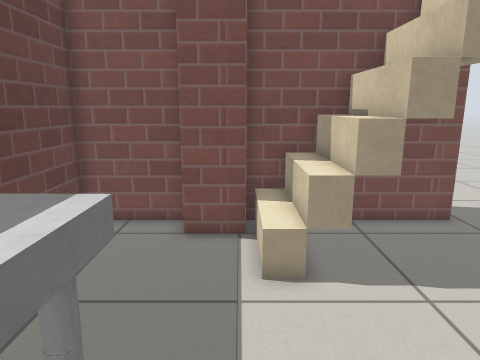
[1] (above)

17 first-person views from a walk through a world built for the Gazebo simulator. The camera is 1 m above the floor, tilts 12° down and sees 70° across. The floor is counted in squares, 0.25 m on a side. Each view is taken from the middle of a square. On the plan, view 1 faces up. The plan holds only what a view shows up to about 20 squares ahead; the rest is blank. Gazebo's built-in surfaces are drawn with simple patterns.

[2]
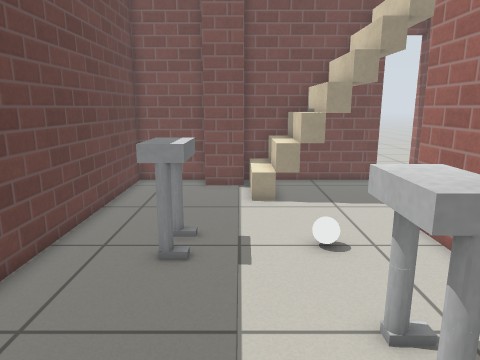

[3]
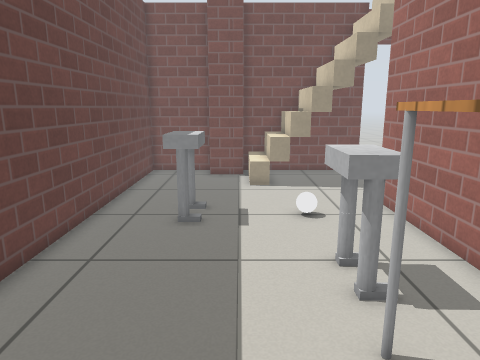

[4]
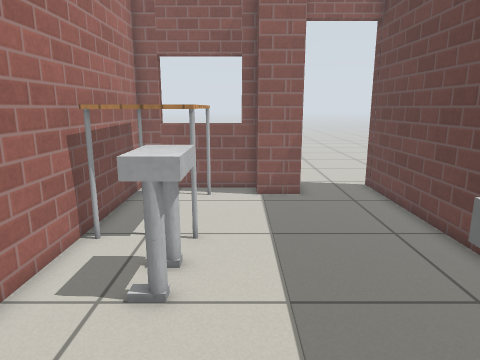

[5]
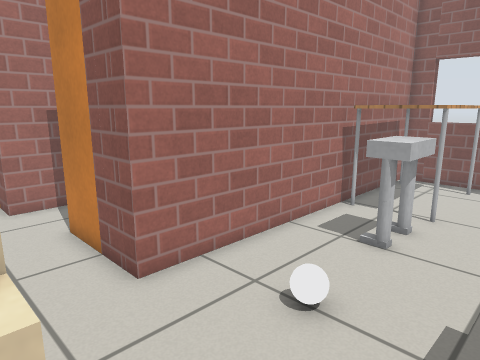

[6]
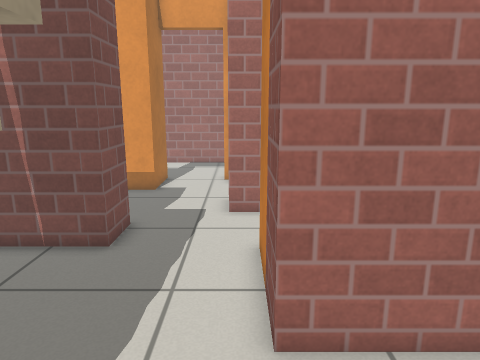

[7]
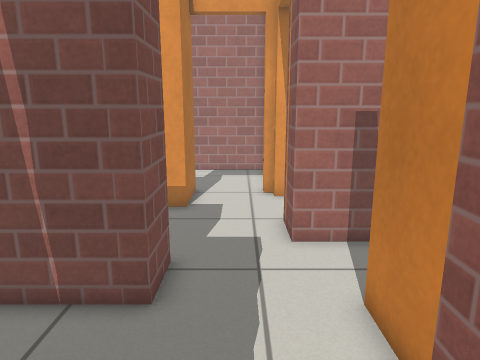

[8]
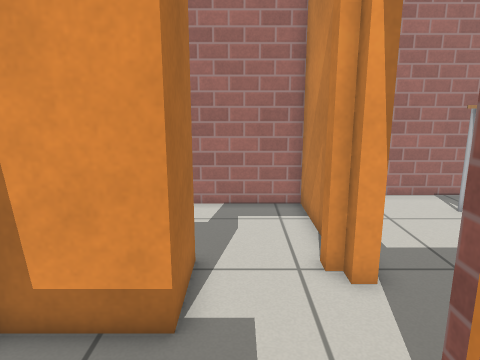

[9]
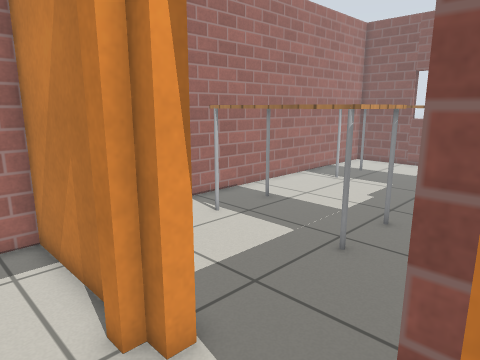

[10]
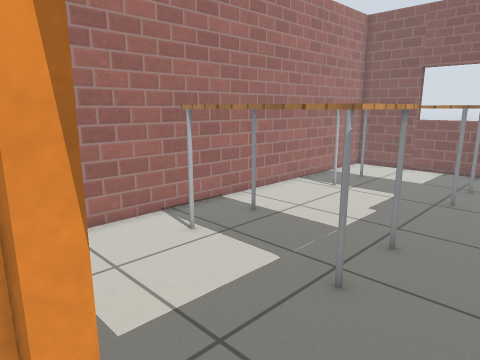

[11]
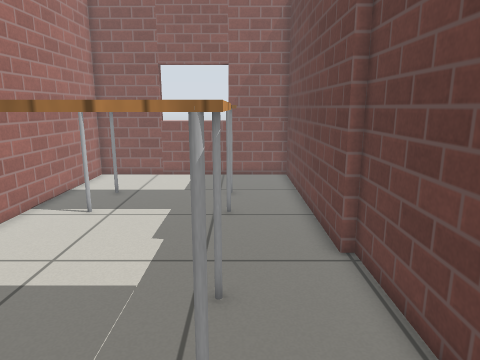

[12]
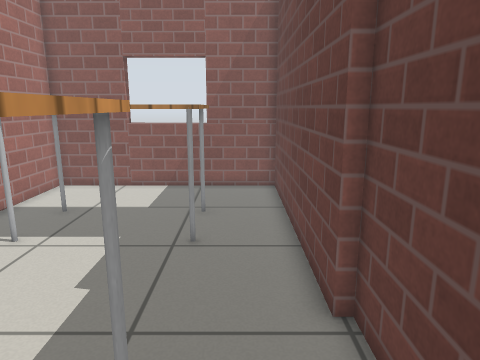

[13]
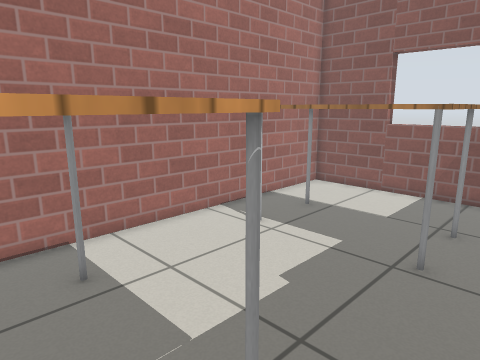

[14]
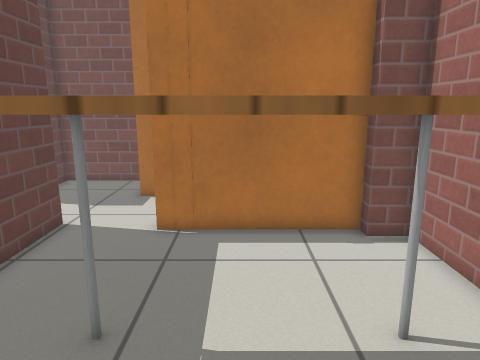

[15]
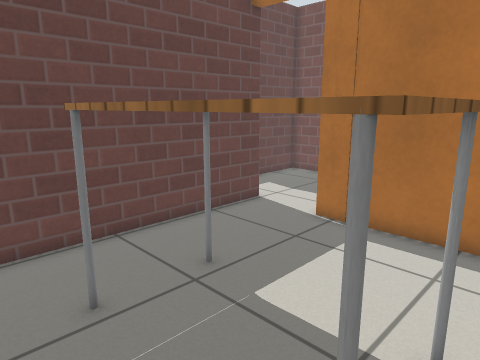

[16]
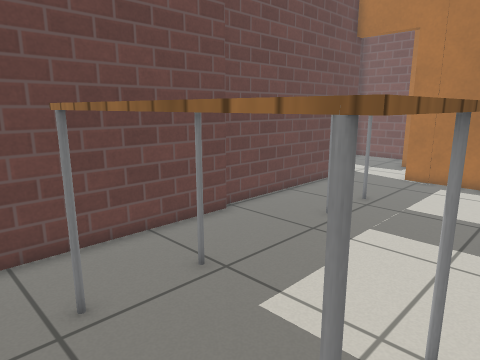

[17]
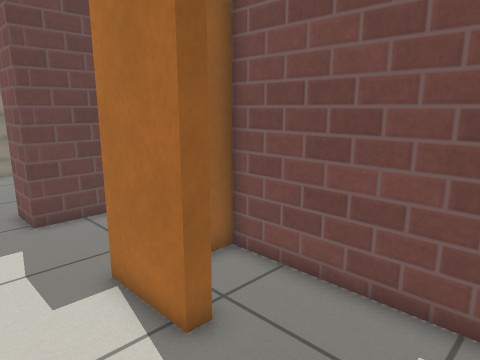

### Floor plan
Key: @ floor where view 1 was taken; # wall or solid block; . floor; D open door; = window, fence, low wall or low ledge; S stairs; P person; B white ball; T table.
Columns run from 6 left of view 1 to 28 right of it. Each row starts with its distance up from view 1.
 14                DD
 13               DDD##############
 12 ##############...##.....#......
 11 #...###SSSSSS....##.....#......
 10 #......SSSSSS....##.....###.....#
  9 #......SSSSSS....##.....##D.....#
  8 #......SSSSSS.............D.....#
  7 #.........................D.....#
  6 #.........................D.....#
  5 #...................##DDDD#######
  4 #...........#####...###.........###
  3 #...P....B..#      .###...........#
  2 #...P....B..#         #...........#
  1 #...........#         #...........#
  0 #.....@.....#         #...........#
 -1 #...........#         #..TTTTTTT..#
 -2 #.......PP..#         #..T     T..#
 -3 #.......PP..#         #..T     T..#
 -4 #...........#         #...TTTTTT..#
 -5 #.......TTTT#         #...........#
 -6 #.......T   #         #...........#
 -7 #.......T   #         #...........#
 -8 #.......T   #         #...........#
 -9 #.......T   #         #...........#
-10 #.......T  T#         #..TTTTTTT..#
-11 #...###..T T#         #..T     T..#
-12 #DDDD###===##         #..T     T..#
-13 .....                 #..TTTTTTT..#
-14 ....                  #...........#
-15 ....                  #...........#
-16                       #...........#
-17                       ##..........#
-18                        ###====#####

Positions as (right, up) in squares from view 1, and headings:
1: (0, 0), facing up
2: (0, -7), facing up
3: (0, -10), facing up
4: (1, 5), facing down
5: (-1, 8), facing down-right
6: (1, 5), facing right
7: (4, 7), facing right
8: (12, 8), facing right
9: (15, 8), facing down-right
10: (16, 6), facing down-right
11: (19, 3), facing down
12: (18, 0), facing down
13: (17, -1), facing down-right
14: (22, -6), facing up
15: (26, -6), facing up-left
16: (26, -15), facing up-left
17: (25, 6), facing up-left
